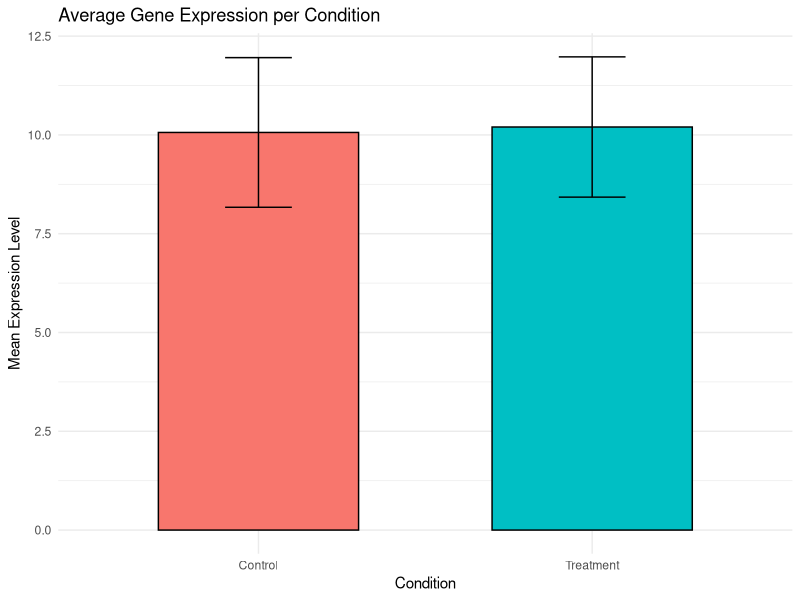
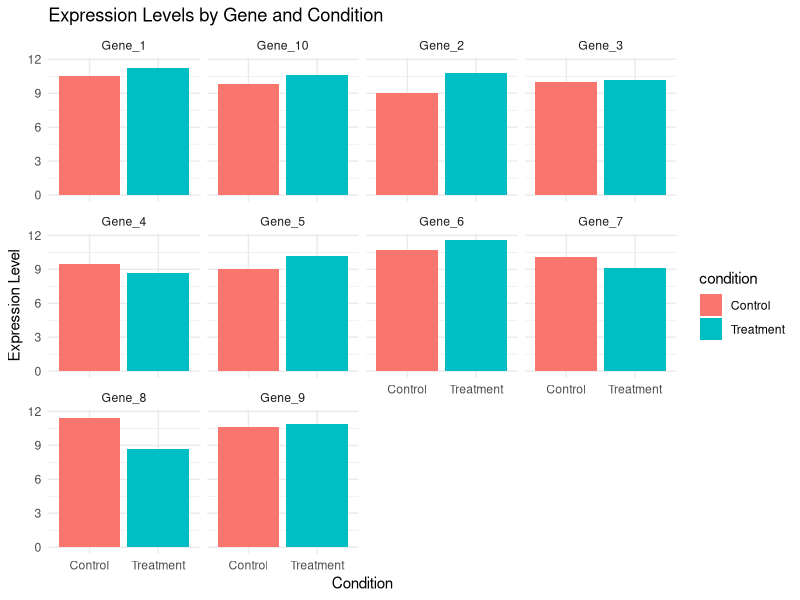
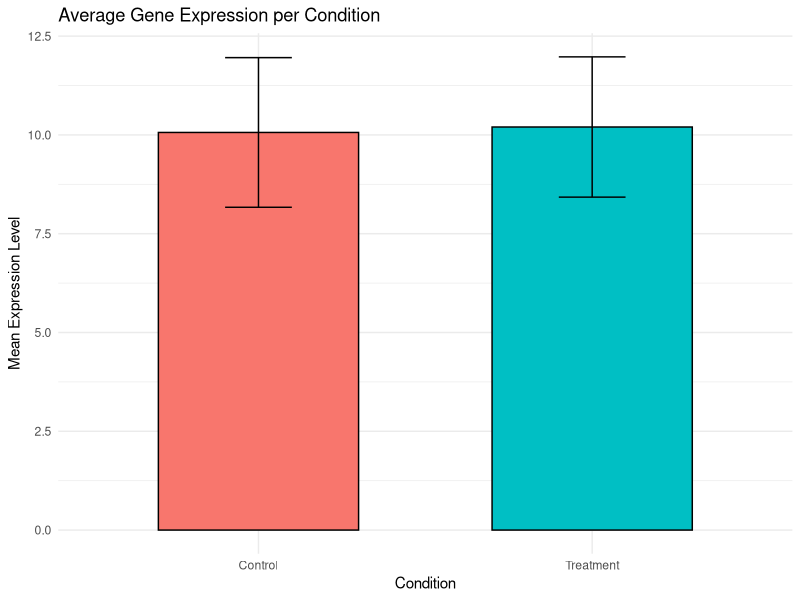

These charts were generated, in order, by the following R code:
#Libraries required 
library(tibble)
library(dplyr)
library(ggplot2)

#Set seed
set.seed(123)

#Gene expression data
data <- tibble(
  gene = rep(paste0("Gene_", 1:10), each = 6),
  condition = rep(c("Control", "Treatment"), each = 3, times = 10),
  expression_level = rnorm(60, mean = 10, sd = 2)
)

#Summarize data by condition 
summary_data <- data %>%
  group_by(condition) %>%
  summarise(
    mean_expression = mean(expression_level),
    sd_expression = sd(expression_level)
  )

#Print summary table
print(summary_data)

#Plot: Average Expression per Condition
ggplot(summary_data, aes(x = condition, y = mean_expression, fill = condition)) +
  geom_bar(stat = "identity", width = 0.6, color = "black") +
  geom_errorbar(aes(ymin = mean_expression - sd_expression,
                    ymax = mean_expression + sd_expression),
                width = 0.2) +
  labs(title = "Average Gene Expression per Condition",
       x = "Condition", y = "Mean Expression Level") +
  theme_minimal() +
  theme(legend.position = "none")

#Save Plot to File
ggsave("gene_expression_plot.png", width = 6, height = 4)

#Faceted Plot: Expression by Gene
ggplot(data, aes(x = condition, y = expression_level, fill = condition)) +
  geom_bar(stat = "summary", fun = "mean", position = "dodge") +
  facet_wrap(~ gene) +
  labs(title = "Expression Levels by Gene and Condition",
       x = "Condition", y = "Expression Level") +
  theme_minimal()
